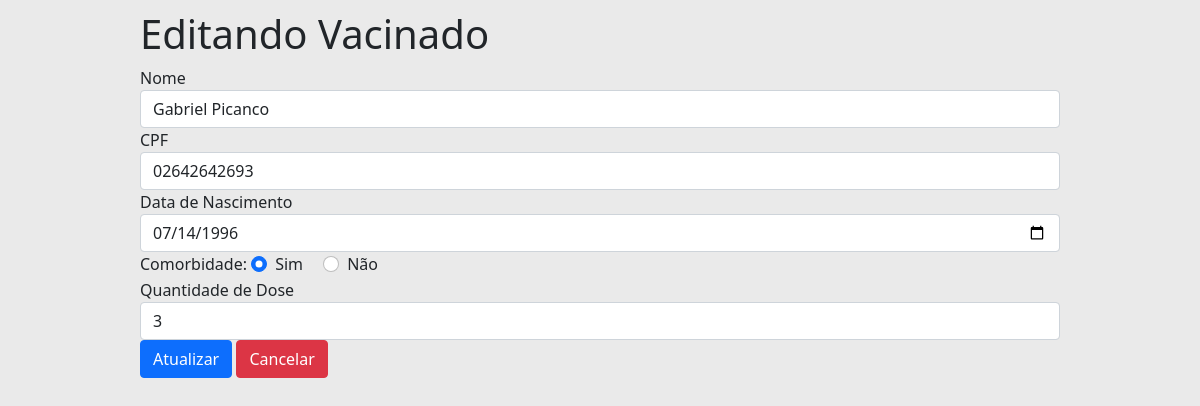
The app's page /vacinado/editar/105566685890005 with its own data.
### tables this page shows
CREATE TABLE "vacinado"(
    "cns" VARCHAR(15) PRIMARY KEY, 
    "cpf" VARCHAR(11) NOT NULL UNIQUE,
    "nome" VARCHAR(128) NOT NULL,
    "dtNascimento" DATE NOT NULL, 
    "comorbidade" INTEGER, 
    "qtdDose" INTEGER
);

### Pyvacina.py (the view)
@app.route('/vacinado/editar/<string:cns>')
def vacinado_editar(cns):
    vacinado = vacinado_dao.busca_por_cns(cns)
    return render_template('vacinado_editar.html', titulo='Editando Vacinado', vacinado=vacinado)

### DAO/daoVacinado.py (called while the page is built)
    def busca_por_cns(self, cns):
        cursor = self.__db.cursor()
        cursor.execute(SQL_VACINADO_POR_CNS, (cns,))
        tupla = cursor.fetchone()
        if tupla:
            return Vacinado(cns=tupla[0], cpf=tupla[1], nome=tupla[2], dtNascimento=tupla[3], comorbidade=tupla[4], qtdDose=tupla[5])
        return False

### model.py (called while the page is built)
    @property
    def nome(self) -> str:
        return self.__nome

    @property
    def cpf(self) -> str:
        return self.__cpf

    @property
    def cns(self) -> str:
        return self.__cns

    @property
    def dtNascimento(self) -> datetime:
        return self.__dtNasciento

    @property
    def comorbidade(self) -> bool:
        return self.__comorbidade

    @property
    def qtdDose(self) -> int:
        return self.__qtdDose

### templates/vacinado_editar.html
{% extends "templates.html" %}
{% block conteudo %}
<form action="{{ url_for('vacinado_atualizar', cns=vacinado.cns) }}" method="post">
        <fieldset>
            <div class="form-group">
                <label for="nome">Nome</label>
                <input type="text" id="nome" name="nome" class="form-control" value="{{vacinado.nome}}">
            </div>
            <div class="form-group">
                <label for="cpf">CPF</label>
                <input type="text" id="cpf" name="cpf" class="form-control" value="{{vacinado.cpf}}">
            </div>
            <div class="form-group">
                <label for="nascimento">Data de Nascimento</label>
                <input type="date" id="nascimento" name="nascimento" class="form-control" value="{{vacinado.dtNascimento}}">
            </div>
            <div>
                <labe>Comorbidade:</labe>
                    <div class="form-check form-check-inline">
                        <input class="form-check-input" type="radio" id="comorbidadeTrue" name="comorbidade" value="True" {% if vacinado.comorbidade %} checked {% endif %}>
                        <label for="comorbidadeTrue">Sim</label>
                    </div>
                    <div class="form-check form-check-inline">
                        <input class="form-check-input" type="radio" id="comorbidadeFalse" name="comorbidade" value="False" {% if not vacinado.comorbidade %} checked {% endif %}>
                        <label for="comorbidadeFalse">Não</label>
                    </div>
            </div>
            <div class="form-group">
                <label for="dose">Quantidade de Dose</label>
                <input type="number" id="dose" name="dose" class="form-control" value="{{vacinado.qtdDose}}">
            </div>
            <div>
                <button type="submit" class="btn btn-primary btn-salvar">Atualizar</button>
                <a href="{{url_for('vacinado')}}" class="btn btn-danger">Cancelar</a>
            </div>
        </fieldset>
    </form>
{% endblock %}

### static/app.css (style rules this page uses)
body { padding: 10px; background-color: rgba(232, 232, 232, 0.91) }
.btn { margin-bottom: 10px; }

### records on screen
vacinado: nome "Gabriel Picanco", cpf "02642642693", nascimento "07/14/1996", comorbidade "☑ Sim", comorbidade "☐ Não", dose "3"

### other values on screen
{{ titulo }} "Editando Vacinado"
